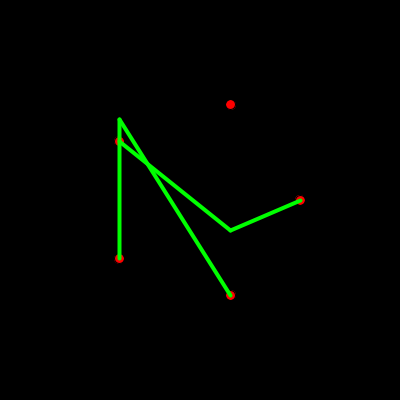
Frame 1 (no input)
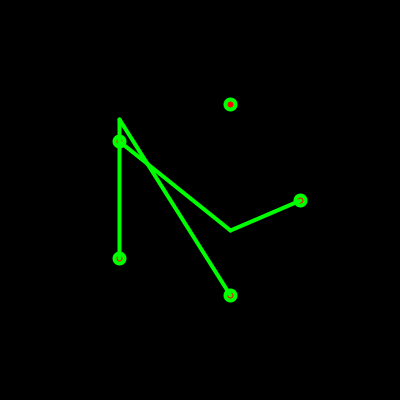
Frame 60 (the mouse pressed at the canvas centre just before this capture)
Frame 120 (the mouse held since frame 60 and released just before this capture): identical to frame 60, image omitted

The Processing sketch that drew these frames (run headless with seeded random() and noise(); from frame 60 on, the mouse is pressed at the canvas centre):

// Processing sketch: sketch_160703b
// ── sketch_160703b.pde
int phi;
int r = 100;
float inc;
ArrayList<PVector> points;
int size = 10;

void setup(){
  size(400,400);
  makePoints();
}

void draw(){
  background(0);
  translate(width/2,height/2);
  drawPoints();
  drawLines();
} //<>// //<>//

void makePoints(){
  points = new ArrayList<PVector>();
  inc = TWO_PI / 5;
  for (float a = 0; a < TWO_PI; a+= inc){
    PVector point  = new PVector(cos(a), sin(a));
    point.mult(r);
    points.add(point);
  }
}

void drawPoints(){
  for (PVector p : points) {
    fill(255,0,0);
    ellipse(p.x,p.y,size,size);
  }
}

void drawLines(){
  strokeWeight(4);
    for (int i = 0; i < points.size(); i++) {
      if(i+1 < points.size()){
        stroke(0,255,0);
        line(points.get(i).x,points.get(i).y,points.get(i+1).x,points.get(i+1).x);
      }
    }
  }
